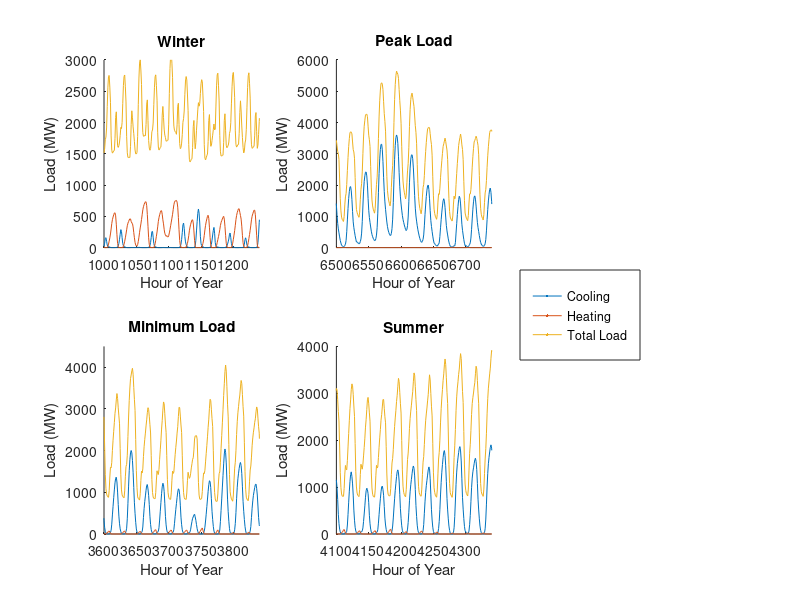
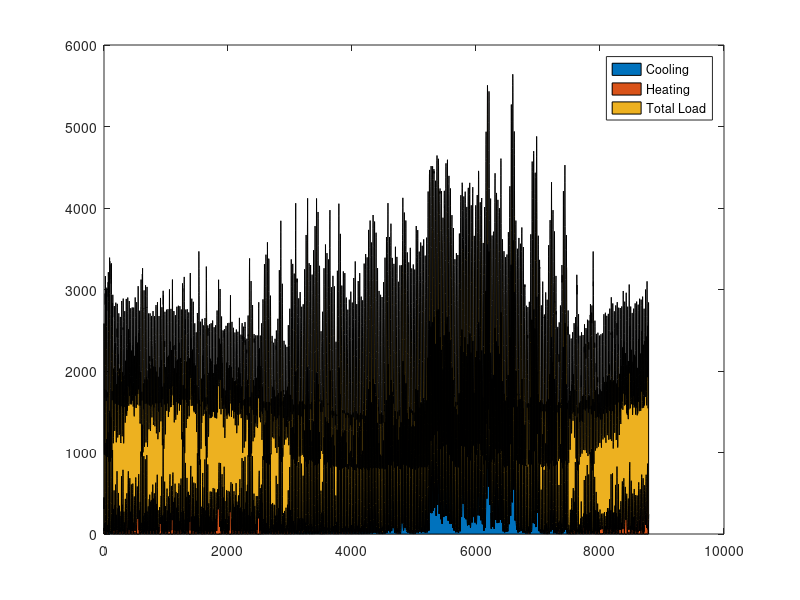

Write MATLAB code to recreate these figures, in order. (Note: this script raises an error after producing the figures.)
clear,clc,close all

LoadData = csvread('LA_residential_enduses.csv',1,1);

Fans = LoadData(:,1);
Pumps = LoadData(:,2);
Heating = LoadData(:,3);
Cooling = LoadData(:,4);
InteriorLighting = LoadData(:,5);
ExteriorLighting = LoadData(:,6);
WaterSystems = LoadData(:,7);
InteriorEquipment = LoadData(:,8);

TotalLoad = sum(LoadData,2);

%% Make a yearly plot of the data

figure(1)
set(gcf, 'units','normalized','outerposition',[0 0 0.5 0.5]);

n_rows = 2;
n_columns = 3;

subplot(n_rows,n_columns,1)
hold on
plot(Cooling)
plot(Heating)
plot(TotalLoad)
axis([1000 1240 0 3000])
xlabel('Hour of Year')
ylabel('Load (MW)')
title('Winter')

subplot(n_rows,n_columns,2)
hold on
plot(Cooling)
plot(Heating)
plot(TotalLoad)
axis([6500 6740 0 6000])
xlabel('Hour of Year')
ylabel('Load (MW)')
title('Peak Load')

subplot(n_rows,n_columns,4)
hold on
plot(Cooling)
plot(Heating)
plot(TotalLoad)
axis([3600 3840 0 4500])
xlabel('Hour of Year')
ylabel('Load (MW)')
title('Minimum Load')

subplot(n_rows,n_columns,5)
hold on
plot(Cooling)
plot(Heating)
plot(TotalLoad)
axis([4100 4340 0 4000])
xlabel('Hour of Year')
ylabel('Load (MW)')
title('Summer')


temp = plot(1:10,1:10,1:10,2:11,1:10,3:12);
c = get(temp,'Color');


h = zeros(3, 1);
h(1) = plot(NaN,NaN,'Color',[0 0.4470 0.7410]);
h(2) = plot(NaN,NaN,'Color',[0.85 0.325 0.0980]);
h(3) = plot(NaN,NaN,'Color',[0.9290 0.694 0.125]);


hL = legend(h, 'Cooling','Heating','Total Load');


newPosition = [0.65 0.4 0.15 0.15];
newUnits = 'normalized';
set(hL,'Position', newPosition,'Units', newUnits);

%suptitle('TITLE')

saveas(gcf,'LoadData.png')


figure
h = area([Cooling Heating TotalLoad-Heating-Cooling]);
legend('Cooling','Heating', 'Total Load')
h(1).FaceColor = [0 0.4470 0.7410];
h(2).FaceColor = [0.85 0.325 0.0980];
h(3).FaceColor = [0.9290 0.694 0.125];

%Get a Winter plot
axis([200 320 0 3500]) %200 = 8am, 204 = noon
xticks([204 216 228 240 252 264 276 288 300 312])
xticklabels({'12PM','12AM','12PM','12AM','12PM','12AM','12PM','12AM','12PM','12AM'})
xtickangle(45)
xlabel('Hour of Day')
ylabel('Demand (MW)')
title('Typical Winter Load')
saveas(gcf,'LoadData_stackplot_winter.png')

%Get a summer plot
axis([6530 6650 0 6000]) %6528 is midnight
xticks([6540 6552 6564 6576 6588 6600 6612 6624 6636 6648])
xticklabels({'12PM','12AM','12PM','12AM','12PM','12AM','12PM','12AM','12PM','12AM'})
title('Peak Load')
saveas(gcf,'LoadData_stackplot_peak.png')

%% Box and whisker plots
close all

nonDispatchableLoads = Fans + Pumps + InteriorLighting + ExteriorLighting + WaterSystems + InteriorEquipment;
dispatchableLoads = Cooling + Heating;

f2 = figure(2);
h1 = subplot(1,2,1);
boxplot([dispatchableLoads,nonDispatchableLoads],'Labels',{'Controllable','Uncontrollable'},'Whisker',6)
ylim([-100 6000])
ylabel('Power (MW)')


h2 = subplot(1,2,2);
boxplot(TotalLoad,'Labels',{'Total'},'Whisker',6)
ylim([-100 6000])
set(gca,'YTickLabel',{' '})
%suptitle('????')


set(h1, 'Position', [h1.Position(1) + 0.02 h1.Position(2) h1.Position(3) h1.Position(4)]);
set(h2, 'Position', [h2.Position(1) - 0.02 h2.Position(2) h1.Position(3) h2.Position(4)]); %Not a type-o. Setting the width to the same as h1
set(f2, 'Position', [680 707 633 271]);

saveas(gcf,'LoadDataBoxPlot.png')


%% Plot the results
clear,clc,close all

UnservedDRdata = csvread('C:\Users\aklem\Desktop\PrasConfPaperResults\UnservedHours_DR.csv',1,0);
UnservedBaseCasedata = csvread('C:\Users\aklem\Desktop\PrasConfPaperResults\UnservedHoursBaseCase.csv',1,0);

%Should I do a sorted bar graph, or a histogram? or what?
histogram(UnservedBaseCasedata)
xlabel('Hours of lost load per MC iteration')
ylabel('Number of iterations with this amount')

figure
bar(sort(UnservedBaseCasedata))

f = figure
xlabel('Equivalent Firm Capacity (MW)')
ylabel('Mean annual LOLE (Hours)')
title('Equivalent Firm Capacity Determination')
hold on


EFC_results = csvread('C:\Users\aklem\Desktop\PrasConfPaperResults\EFC_final_results.csv',1,0);


xi = 0:0.1:max(EFC_results(:,1));
EFC_interp = interp1(EFC_results(:,1),EFC_results(:,2),xi);


meanAnnualUnservedLoadHours = mean(UnservedDRdata);

titles = {'\lambda = 0.25','\lambda = 0.5','\lambda = 0.75','\lambda = 1'};
y_axes = [4 1 0.3 0.1];
for i = 1:length(meanAnnualUnservedLoadHours)-1
    h{i} = subplot(length(meanAnnualUnservedLoadHours)-1,1,i);
    p{i} = get(h{i}, 'Position');
    hold on
    plot([0 1*max(EFC_results(:,1))], meanAnnualUnservedLoadHours(i+1)*[1,1],'--k','Linewidth',1)
    plot(xi,EFC_interp,'-','Linewidth',2,'Color',[0 0.4470 0.7410])
    plot(EFC_results(:,1),EFC_results(:,2),'o','Linewidth',2,'Color',[0 0.4470 0.7410])
    axis([0 4000 0 y_axes(i)])
    title(titles{i},'FontSize',14)
    
    [temp1, temp2] = min(abs(EFC_interp - meanAnnualUnservedLoadHours(i+1)));
    %plot([EFC_interp(temp2) 0],[EFC_interp(temp2) meanAnnualUnservedLoadHours(i+1)],'--k')
    plot([xi(temp2) xi(temp2)],[0 EFC_interp(temp2)],'--k')
    plot(xi(temp2),EFC_interp(temp2),'rx','MarkerSize',18,'Linewidth',2)
end

set(f, 'Position',[0 0 958 952]);
h3=axes('position',[0.10 0.11 0.9 0.8],'visible','off');
h_label=ylabel('Annual Average LOLE (Hrs)','visible','on','FontSize',20);
xlabel('Equivalent Firm Capacity (MW)','visible','on','FontSize',16);
saveas(gcf,'EFC_results.png')





